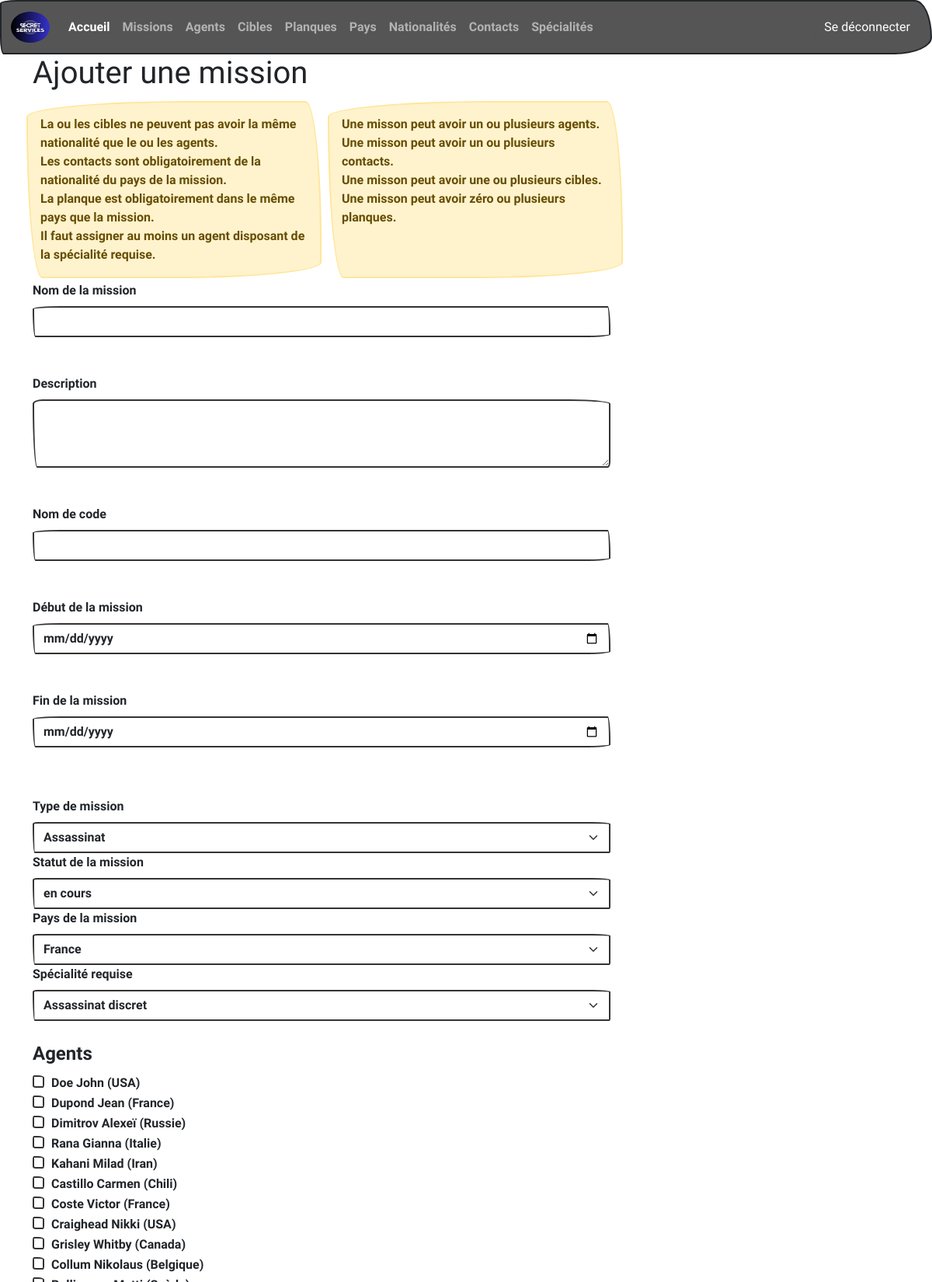
Page /mission/add (signed in, upper part) on the committed database.
### tables this page shows
CREATE TABLE IF NOT EXISTS `agent` (
  `id` int(11) NOT NULL AUTO_INCREMENT,
  `lastName` varchar(50) NOT NULL,
  `firstName` varchar(50) NOT NULL,
  `birthdate` date NOT NULL,
  `identificationCode` int(3) unsigned zerofill NOT NULL,
  `idNationality` int(11) NOT NULL,
  PRIMARY KEY (`id`),
  KEY `idNationality` (`idNationality`) USING BTREE,
  CONSTRAINT `agent_ibfk_1` FOREIGN KEY (`idNationality`) REFERENCES `nationality` (`id`) ON DELETE CASCADE ON UPDATE CASCADE
);

CREATE TABLE IF NOT EXISTS `nationality` (
  `id` int(11) NOT NULL AUTO_INCREMENT,
  `name` varchar(50) NOT NULL,
  PRIMARY KEY (`id`)
);

### controllers/MissionController.php (called while the page is built, shortened)
<?php
require_once 'models/managers/MissionManager.php';
require_once 'models/managers/CountryManager.php';
require_once 'models/managers/SpecialityManager.php';
require_once 'models/managers/AgentManager.php';
class MissionController
{
    protected $missionManager;
    protected $countryManager;
    protected $specialityManager;
    protected $agentManager;
    public function __construct()
    {
        $this->missionManager = new MissionManager;
        $this->countryManager = new CountryManager;
        $this->specialityManager = new SpecialityManager;
        $this->agentManager = new AgentManager;
    }
    public function addMission()
    {
        $missionTypes = $this->missionManager->showAllMissionTypes();
        $missionStatuses = $this->missionManager->showAllMissionStatuses();
        $countries = $this->countryManager->showCountryList();
        $specialities = $this->specialityManager->showSpecialityList();
        $agents = $this->agentManager->showAgentList();
        require_once 'views/mission/addMission.php';
    }
}

### index.php (called while the page is built, shortened)
<?php
require_once 'controllers/MissionController.php';
$router = new Router();
$router->addRoute('GET', BASE_URL . '/', 'HomeController', 'index');
$router->addRoute('POST', BASE_URL . '/search', 'SearchController', 'index');
$router->addRoute('GET', BASE_URL . '/login', 'LoginController', 'index');
$router->addRoute('POST', BASE_URL . '/login', 'LoginController', 'login');
$router->addRoute('GET', BASE_URL . '/logout', 'LogoutController', 'logout');
$router->addRoute('GET', BASE_URL . '/country', 'CountryController', 'index');
$router->addRoute('GET', BASE_URL . '/country/add', 'CountryController', 'addCountry');
$router->addRoute('POST', BASE_URL . '/country/add', 'CountryController', 'countryAddedToDatabase');
$router->addRoute('POST', BASE_URL . '/country/edit', 'CountryController', 'editCountry');
$router->addRoute('POST', BASE_URL . '/country/editOk', 'CountryController', 'editCountryInDatabase');
$router->addRoute('POST', BASE_URL . '/country', 'CountryController', 'deleteCountryFromDatabase');
$router->addRoute('GET', BASE_URL . '/nationality', 'NationalityController', 'index');
$router->addRoute('GET', BASE_URL . '/nationality/add', 'NationalityController', 'addNationality');
$router->addRoute('POST', BASE_URL . '/nationality/add', 'NationalityController', 'nationalityAddedToDatabase');
$router->addRoute('POST', BASE_URL . '/nationality/edit', 'NationalityController', 'editNationality');
$router->addRoute('POST', BASE_URL . '/nationality/editOk', 'NationalityController', 'editNationalityInDatabase');
$router->addRoute('POST', BASE_URL . '/nationality', 'NationalityController', 'deleteNationalityFromDatabase');
$router->addRoute('GET', BASE_URL . '/hideout', 'HideoutController', 'index');
$router->addRoute('GET', BASE_URL . '/hideout/add', 'HideoutController', 'addHideout');
$router->addRoute('POST', BASE_URL . '/hideout/add', 'HideoutController', 'hideoutAddedToDatabase');
$router->addRoute('POST', BASE_URL . '/hideout/edit', 'HideoutController', 'editHideout');
$router->addRoute('POST', BASE_URL . '/hideout/editOk', 'HideoutController', 'editHideoutInDatabase');
$router->addRoute('POST', BASE_URL . '/hideout', 'HideoutController', 'deleteHideoutFromDatabase');
$router->addRoute('GET', BASE_URL . '/target', 'TargetController', 'index');
$router->addRoute('GET', BASE_URL . '/target/add', 'TargetController', 'addTarget');
$router->addRoute('POST', BASE_URL . '/target/add', 'TargetController', 'targetAddedToDatabase');
$router->addRoute('POST', BASE_URL . '/target/edit', 'TargetController', 'editTarget');
$router->addRoute('POST', BASE_URL . '/target/editOk', 'TargetController', 'editTargetInDatabase');
$router->addRoute('POST', BASE_URL . '/target', 'TargetController', 'deleteTargetFromDatabase');
$router->addRoute('GET', BASE_URL . '/contact', 'ContactController', 'index');
$router->addRoute('GET', BASE_URL . '/contact/add', 'ContactController', 'addContact');
$router->addRoute('POST', BASE_URL . '/contact/add', 'ContactController', 'contactAddedToDatabase');
$router->addRoute('POST', BASE_URL . '/contact/edit', 'ContactController', 'editContact');
$router->addRoute('POST', BASE_URL . '/contact/editOk', 'ContactController', 'editContactInDatabase');
$router->addRoute('POST', BASE_URL . '/contact', 'ContactController', 'deleteContactFromDatabase');
$router->addRoute('GET', BASE_URL . '/agent', 'AgentController', 'index');
$router->addRoute('GET', BASE_URL . '/agent/add', 'AgentController', 'addAgent');
$router->addRoute('POST', BASE_URL . '/agent/add', 'AgentController', 'agentAddedToDatabase');
$router->addRoute('POST', BASE_URL . '/agent/edit', 'AgentController', 'editAgent');
$router->addRoute('POST', BASE_URL . '/agent/editOk', 'AgentController', 'editAgentInDatabase');
$router->addRoute('POST', BASE_URL . '/agent', 'AgentController', 'deleteAgentFromDatabase');
$router->addRoute('GET', BASE_URL . '/mission', 'MissionController', 'index');
$router->addRoute('GET', BASE_URL . '/mission/add', 'MissionController', 'addMission');
$router->addRoute('POST', BASE_URL . '/mission/add', 'MissionController', 'missionAddedInDatabase');
$router->addRoute('POST', BASE_URL . '/mission/edit', 'MissionController', 'editMission');
$router->addRoute('POST', BASE_URL . '/mission/editOk', 'MissionController', 'editMissionInDatabase');
$router->addRoute('POST', BASE_URL . '/mission', 'MissionController', 'deleteMissionFromDatabase');
$router->addRoute('GET', BASE_URL . '/speciality', 'SpecialityController', 'index');
$router->addRoute('GET', BASE_URL . '/speciality/add', 'SpecialityController', 'addSpeciality');
$router->addRoute('POST', BASE_URL . '/speciality/add', 'SpecialityController', 'specialityAddedInDatabase');
$router->addRoute('POST', BASE_URL . '/speciality/edit', 'SpecialityController', 'editSpeciality');
$router->addRoute('POST', BASE_URL . '/speciality/editOk', 'SpecialityController', 'editSpecialityInDatabase');
$router->addRoute('POST', BASE_URL . '/speciality', 'SpecialityController', 'deleteSpecialityFromDatabase');
$method = $_SERVER['REQUEST_METHOD'];
$uri = $_SERVER['REQUEST_URI'];
$handler = $router->getHandler($method, $uri);
$controller = new $handler['controller']();
$action = $handler['action'];
$controller->$action();

### models/Model.php (called while the page is built, shortened)
<?php
abstract class Model
{
    private static $pdo;
    private static function setDatabase()
    {
        $host = 'localhost';
        $username = 'root';
        $password = '';
        $dbname = 'spy_agency';
        self::$pdo = new PDO('mysql:host=' . $host . ';port=3307;dbname=' . $dbname . ';charset=utf8', $username, $password);
        self::$pdo->setAttribute(PDO::ATTR_ERRMODE, PDO::ERRMODE_WARNING);
    }
    protected function getDatabase()
    {
        return self::$pdo;
    }
}

### models/managers/MissionManager.php (called while the page is built, shortened)
<?php
require_once 'models/Model.php';
require_once 'models/managers/CountryManager.php';
require_once 'models/managers/AgentManager.php';
class MissionManager extends Model
{
    public function showAllMissionTypes()
    {
        try {
            $req = 'SELECT *
                    FROM missionType';
            $stmt = $this->getDatabase()->prepare($req);
            if ($stmt->execute()) {
                return $stmt->fetchAll(PDO::FETCH_ASSOC);
            }
        } catch (PDOException $e) {
            $e->getMessage();
        }
    }
    public function showAllMissionStatuses()
    {
        try {
            $req = 'SELECT *
                    FROM missionStatus';
            $stmt = $this->getDatabase()->prepare($req);
            if ($stmt->execute()) {
                return $stmt->fetchAll(PDO::FETCH_ASSOC);
            }
        } catch (PDOException $e) {
            $e->getMessage();
        }
    }
}

### models/managers/CountryManager.php (called while the page is built, shortened)
<?php
require_once 'models/Model.php';
class CountryManager extends Model
{
    public function showCountryList()
    {
        try {
            $req = 'SELECT * FROM country';
            $stmt = $this->getDatabase()->prepare($req);
            if ($stmt->execute()) {
                return $stmt->fetchAll(PDO::FETCH_ASSOC);
              }
        } catch (PDOException $e) {
            $e->getMessage();
        }
    }
}

### models/managers/SpecialityManager.php (called while the page is built, shortened)
<?php
require_once 'models/Model.php';
class SpecialityManager extends Model
{
    public function showSpecialityList()
    {
        try {
            $req = 'SELECT * FROM speciality';
            $stmt = $this->getDatabase()->prepare($req);
            if ($stmt->execute()) {
                return $stmt->fetchAll(PDO::FETCH_ASSOC);
            }
        } catch (PDOException $e) {
            $e->getMessage();
        }
    }
}

### models/managers/AgentManager.php (called while the page is built, shortened)
<?php
require_once 'models/Model.php';
class AgentManager extends Model
{
    public function showAgentList()
    {
        try {
            $req = 'SELECT a.id, a.lastName, a.firstName, a.birthdate, a.identificationCode, n.name AS nationality
                    FROM agent a
                    INNER JOIN nationality n
                    ON n.id = a.idNationality
                    ';
            $stmt = $this->getDatabase()->prepare($req);
            if ($stmt->execute()) {
                return $stmt->fetchAll(PDO::FETCH_ASSOC);
            }
        } catch (PDOException $e) {
          $e->getMessage();
        }
    }
    public function showAgentNationality($id)
    {
        try {
            $req = 'SELECT name
                    FROM nationality n
                    INNER JOIN agent a
                    ON a.idNationality = n.id
                    WHERE a.id = :id';
            $stmt = $this->getDatabase()->prepare($req);
            $stmt->bindValue(':id', $id, PDO::PARAM_INT);
            $stmt->execute();
            $result = $stmt->fetch(PDO::FETCH_ASSOC);
            return $result['name'];
        } catch (PDOException $e) {
            $e->getMessage();
        }
    }
}

### views/mission/addMission.php (the view, shortened to what this page needs)
<?php
if (isset($_SESSION['connect']) && $_SESSION['role'] === '["ROLE_ADMIN"]') {
?>
<h1>Ajouter une mission</h1>
<div class="row">
    <div class="alert alert-warning col-md-4 m-1">
        <p class="mb-0">La ou les cibles ne peuvent pas avoir la même nationalité que le ou les agents.</p>
        <p class="mb-0">Les contacts sont obligatoirement de la nationalité du pays de la mission.</p>
        <p class="mb-0">La planque est obligatoirement dans le même pays que la mission.</p>
        <p class="mb-0">Il faut assigner au moins un agent disposant de la spécialité requise.</p>
    </div>
    <div class="alert alert-warning col-md-4 m-1">
        <p class="mb-0">Une misson peut avoir un ou plusieurs agents.</p>
        <p class="mb-0">Une misson peut avoir un ou plusieurs contacts.</p>
        <p class="mb-0">Une misson peut avoir une ou plusieurs cibles.</p>
        <p class="mb-0">Une misson peut avoir zéro ou plusieurs planques.</p>
    </div>
</div>
<form action="<?= BASE_URL ?>/mission/add" method="POST">
	<div class="form-group col-md-8">
		<label for="title" class="form-label">Nom de la mission</label>
		<input
            type="text"
            name="title"
            maxlength="50"
            class="form-control"
            required
        ><br><br>
	</div>
	<div class="form-group col-md-8">
		<label for="description" class="form-label">Description</label>
		<textarea
            class="form-control"
            cols="50"
            rows="3"
            name="description"
            maxlength="500"
            required
        ></textarea><br><br>
	</div>
	<div class="form-group col-md-8">
		<label for="codeName" class="form-label">Nom de code</label>
		<input
            type="text"
            name="codeName"
            maxlength="50"
            class="form-control"
            required
        ><br><br>
	</div>
	<div class="form-group col-md-8">
        <label for="beginsAt" class="form-label">Début de la mission</label>
        <input
            type="date"
            name="beginsAt"
            class="form-control begins"
            required
        ><br><br>
    </div>
	<div class="form-group col-md-8">
        <label for="endsAt" class="form-label">Fin de la mission</label>
        <input
            type="date"
            name="endsAt"
            class="form-control ends"
            required
        ><br><br>
    </div>
	<div class="form-group col-md-8">
        <label for="idMissionType" class="form-label">Type de mission</label>
        <select class="form-select" name="idMissionType" required>
        <?php
        foreach ($missionTypes as $missionType) :
        ?>
            <option value="<?= $missionType['id']?>"><?= $missionType['name']?></option>
        <?php
            endforeach;
        ?>
        </select>
    </div>
	<div class="form-group col-md-8">
        <label for="idMissionStatus" class="form-label">Statut de la mission</label>
        <select class="form-select" name="idMissionStatus" required>
        <?php
        foreach ($missionStatuses as $missionStatus) :
        ?>
            <option value="<?= $missionStatus['id']?>"><?= $missionStatus['name']?></option>
        <?php
        endforeach;
        ?>
        </select>
    </div>
		<div class="form-group col-md-8">
          <label for="idCountry" class="form-label">Pays de la mission</label>
          <select class="form-select" name="idCountry" required>
          <?php
              foreach ($countries as $country) :
          ?>
            <option value="<?= $country['id']?>"><?= $country['name']?></option>
          <?php
              endforeach;
          ?>
          </select>
    </div>
	<div class="form-group col-md-8">
        <label for="idSpeciality" class="form-label">Spécialité requise</label>
        <select class="form-select" name="idSpeciality" required>
        <?php
        foreach ($specialities as $speciality) :
        ?>
            <option value="<?= $speciality['id']?>"><?= $speciality['name']?></option>
        <?php
        endforeach;
        ?>
        </select>
    </div>
    <div class="form-group col-md-8">
        <fieldset class="form-group">
            <legend class="mt-4">Agents</legend>
            <?php
            foreach ($agents as $agent) :
                $agentNationality = $this->agentManager->showAgentNationality($agent['id']);
            ?>
            <div class="form-check">
                <label class="form-check-label" for="idAgent[]">
                    <?= $agent['lastName'] ?> <?= $agent['firstName'] ?> (<?= $agentNationality ?>)
                </label>
            </div>
            <?php
            endforeach;
            ?>
        </fieldset>
    </div>
</form>
<?php
}
?>
<?php
require('views/global/layout.php');
?>

### rows in the picture
agent: lastName "Doe", firstName "John", id.name "USA"
agent: lastName "Dupond", firstName "Jean", id.name "France"
agent: lastName "Dimitrov", firstName "Alexeï", id.name "Russie"
agent: lastName "Rana", firstName "Gianna", id.name "Italie"
agent: lastName "Kahani", firstName "Milad", id.name "Iran"
agent: lastName "Castillo", firstName "Carmen", id.name "Chili"
agent: lastName "Coste", firstName "Victor", id.name "France"
agent: lastName "Craighead", firstName "Nikki", id.name "USA"
agent: lastName "Grisley", firstName "Whitby", id.name "Canada"
agent: lastName "Collum", firstName "Nikolaus", id.name "Belgique"

### other values in the picture
form field idMissionType "Assassinat"
form field idMissionStatus "en cours"
form field idCountry "France"
form field idSpeciality "Assassinat discret"
